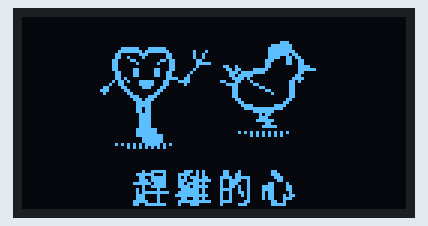
This sketch was run on a simulated ESP32. Shown: 128×64 one-colour display. Random numbers use the default seed unless the sketch sets one.

Above: at 0.2 s.
At 5.18 s:
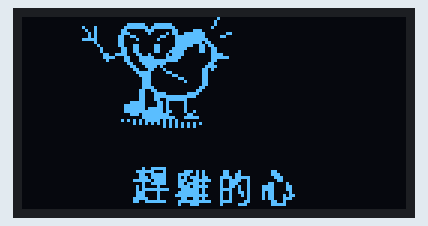
At 10.0 s:
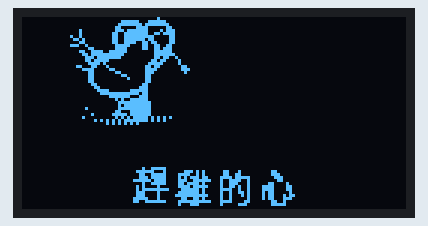
At 19.95 s:
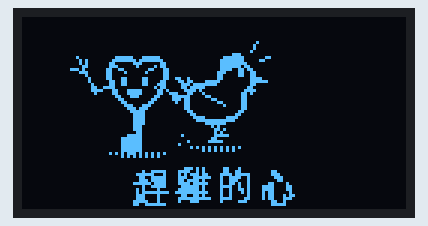
At 29.89 s:
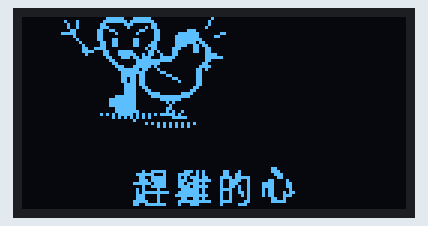
At 39.83 s:
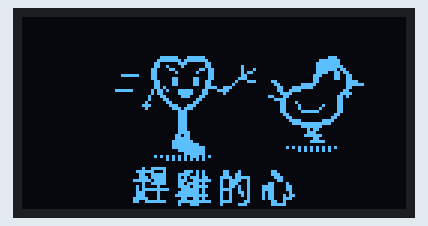

The sketch:

heart_chase_hen_v2.ino
```cpp
/*
 * 趕雞的心 v2 — 會跑步、會亂跑的追逐動畫
 * 硬體：ESP32 + 1.3 吋 OLED (SH1106, I2C)
 * 接線：VCC→3V3、GND→GND、SCL→D22、SDA→D21
 *
 * 這一版角色是用程式「即時畫出來」的，所以可以：
 *  - 兩隻腳交替跑步（跑越快、腳步越快）
 *  - 雞的翅膀拍動、心揮舞樹枝、另一隻手前後擺
 *  - 往左跑就轉身面向左邊
 *  - 在畫面裡亂跑：雞隨機逃竄，心在後面追；快追到時雞會急轉彎爆衝
 *  - 有前後遠近：誰比較靠下面（靠近你）就擋住另一個
 *  - 地上有影子、跑快時會揚起灰塵、心後面有速度線
 * 下方「趕雞的心」四個字像波浪一樣跳動
 *
 * 若畫面右側有雜點，把下面的 SH1106 改成 SSD1306
 */

#include <U8g2lib.h>
#include <Wire.h>
#include <math.h>

U8G2_SH1106_128X64_NONAME_F_HW_I2C u8g2(U8G2_R0, U8X8_PIN_NONE);

extern const int TITLE_W, TITLE_H;
extern const unsigned char TITLE_bits[];

// ===== 活動範圍（腳踩的位置）=====
const float MIN_X = 24, MAX_X = 104;
const float MIN_Y = 31, MAX_Y = 48;     // 越下面 = 越靠近觀眾
const int   TITLE_Y = 50;
const int   CHAR_W = 14;

// ===== 型別定義（Arduino 規定要放在所有函式前面）=====
typedef bool (*InsideFn)(int dx, int dy);
int g_face = 1;    // 給判斷函式用的面向

// ===== 角色狀態 =====
struct Runner {
  float x, y;        // 腳底中心位置
  float vx, vy;      // 速度
  float phase;       // 跑步週期（控制腳和手）
  int   face;        // 面向：1 = 右，-1 = 左
};

Runner heart = { 40, 42, 0, 0, 0, 1 };
Runner hen   = { 80, 38, 0, 0, 0, 1 };

float henTargetX = 90, henTargetY = 36;
unsigned long nextTarget = 0;
unsigned long panicUntil = 0;     // 雞爆衝逃跑的時間
unsigned long frame = 0;

// ===== 基本繪圖工具（自己做邊界檢查，跑到邊邊也不會亂畫）=====
void px(int x, int y) {
  if (x >= 0 && x < 128 && y >= 0 && y < 64) u8g2.drawPixel(x, y);
}

void line(int x0, int y0, int x1, int y1) {          // Bresenham 畫線
  int dx = abs(x1 - x0), sx = x0 < x1 ? 1 : -1;
  int dy = -abs(y1 - y0), sy = y0 < y1 ? 1 : -1;
  int err = dx + dy;
  while (true) {
    px(x0, y0);
    if (x0 == x1 && y0 == y1) break;
    int e2 = 2 * err;
    if (e2 >= dy) { err += dy; x0 += sx; }
    if (e2 <= dx) { err += dx; y0 += sy; }
  }
}

void thick(int x0, int y0, int x1, int y1) {          // 2px 粗線
  line(x0, y0, x1, y1);
  line(x0 + 1, y0, x1 + 1, y1);
}

void blit(const unsigned char* bits, int w, int h, int x, int y, int c0, int c1) {
  int bpr = (w + 7) / 8;
  for (int j = 0; j < h; j++)
    for (int i = c0; i < c1; i++)
      if (pgm_read_byte(&bits[j * bpr + i / 8]) & (1 << (i % 8))) px(x + i, y + j);
}

// 地上的影子（點狀橢圓）
void shadow(int cx, int cy, int rx) {
  for (int i = -rx; i <= rx; i += 2) px(cx + i, cy + 1);
  for (int i = -rx + 3; i <= rx - 3; i += 2) px(cx + i + 1, cy + 2);
}

// ===== 形狀填色工具 =====
// 給一個「這個點在不在形狀裡」的判斷函式，自動畫出：
// 邊緣 = 白色外框、裡面 = 黑色（會把後面的東西擋住，產生前後遠近感）

void drawShape(int cx, int cy, int rx, int ryTop, int ryBot, InsideFn inside, int t) {
  for (int dy = -ryTop; dy <= ryBot; dy++) {
    for (int dx = -rx; dx <= rx; dx++) {
      if (!inside(dx, dy)) continue;
      bool edge = !inside(dx - t, dy) || !inside(dx + t, dy) ||
                  !inside(dx, dy - t) || !inside(dx, dy + t) ||
                  !inside(dx - 1, dy - 1) || !inside(dx + 1, dy - 1) ||
                  !inside(dx - 1, dy + 1) || !inside(dx + 1, dy + 1);
      u8g2.setDrawColor(edge ? 1 : 0);
      px(cx + dx, cy + dy);
    }
  }
  u8g2.setDrawColor(1);
}

// ===== 畫心 =====
const float HS = 9.0f;   // 心的大小
bool heartInside(int dx, int dy) {
  // 經典心形方程式 (x²+y²-1)³ - x²y³ ≤ 0
  float x = dx / HS, y = -dy / HS + 0.05f;
  float a = x * x + y * y - 1;
  return a * a * a - x * x * y * y * y <= 0;
}

void drawHeart(const Runner& h) {
  int d = h.face;
  float s = sinf(h.phase), c = cosf(h.phase);
  int bob = (int)(fabsf(s) * 2);              // 跑步時身體上下彈
  int fx = (int)h.x, fy = (int)h.y;           // 腳底
  int cx = fx, cy = fy - 21 - bob;            // 心的中心

  shadow(fx, fy, 9);

  // --- 腳：兩腳相位相反，前後擺動，往前踏時抬起 ---
  for (int k = 0; k < 2; k++) {
    float ph = h.phase + k * PI;
    int hipX = cx - 2 + k * 3;
    int hipY = cy + 6;
    int footX = fx - 1 + k * 2 + (int)(sinf(ph) * 6) * d;
    int lift = cosf(ph) > 0 ? (int)(cosf(ph) * 3) : 0;
    int footY = fy - 2 - lift;
    thick(hipX, hipY, footX, footY);
    u8g2.drawFilledEllipse(footX + d * 2, footY + 1, 3, 2);   // 實心鞋子
  }

  // --- 心本體（會蓋住腳的上半段）---
  drawShape(cx, cy, 11, 12, 10, heartInside, 2);

  // --- 臉：往面向的方向偏一點 ---
  int ex = cx + d * 1;
  u8g2.drawBox(ex - 4, cy - 3, 2, 3);         // 眼睛
  u8g2.drawBox(ex + 3, cy - 3, 2, 3);
  line(ex - 6, cy - 7, ex - 3, cy - 5);       // 生氣眉毛，往中間壓
  line(ex + 7, cy - 7, ex + 4, cy - 5);
  u8g2.drawDisc(ex, cy + 1, 2, U8G2_DRAW_LOWER_LEFT | U8G2_DRAW_LOWER_RIGHT);  // 張嘴大笑
  px(ex - 7, cy); px(ex - 6, cy + 1);         // 腮紅
  px(ex + 7, cy); px(ex + 8, cy - 1);

  // --- 後手：握拳前後擺 ---
  int bx = cx - d * 10, by = cy + 1;
  int fistX = bx - d * 3 + (int)(s * 3) * d, fistY = by + 4 - (int)(c * 2);
  line(bx, by, fistX, fistY);
  u8g2.drawDisc(fistX, fistY, 1);

  // --- 前手：拿樹枝往前揮 ---
  int ax = cx + d * 10, ay = cy;
  int handX = ax + d * 4, handY = ay + 1;
  line(ax, ay, handX, handY);
  u8g2.drawDisc(handX, handY, 1);
  float ang = -1.0f + sinf(h.phase * 0.5f) * 0.45f;  // 樹枝揮舞角度
  float ca = cosf(ang), sa = sinf(ang);
  int tipX = handX + (int)(ca * 13) * d, tipY = handY + (int)(sa * 13);
  line(handX, handY, tipX, tipY);
  int mX = handX + (int)(ca * 8) * d, mY = handY + (int)(sa * 8);
  line(mX, mY, mX + (int)(cosf(ang - 0.8f) * 5) * d, mY + (int)(sinf(ang - 0.8f) * 5));
  line(mX, mY, mX + (int)(cosf(ang + 0.8f) * 5) * d, mY + (int)(sinf(ang + 0.8f) * 5));

  // --- 速度線（跑快時出現在背後）---
  float sp = sqrtf(h.vx * h.vx + h.vy * h.vy);
  if (sp > 0.9f && (frame / 2) % 2 == 0) {
    int lx = cx - d * 15;
    line(lx, cy - 4, lx - d * 5, cy - 4);
    line(lx - d * 2, cy + 1, lx - d * 7, cy + 1);
  }
}

// ===== 畫雞 =====
bool henInside(int dx, int dy) {
  // 身體（橢圓）+ 頭（圓）合在一起
  float ex = dx / 10.5f, ey = dy / 7.5f;
  if (ex * ex + ey * ey <= 1) return true;
  int hx = dx - g_face * 7, hy = dy + 8;
  return hx * hx + hy * hy <= 40;
}

void drawHen(const Runner& h, bool panic) {
  int d = h.face;
  float s = sinf(h.phase);
  int bob = (int)(fabsf(s) * 2);
  int fx = (int)h.x, fy = (int)h.y;
  int bx = fx, by = fy - 13 - bob;            // 身體中心
  int hx = bx + d * 7, hy = by - 8;           // 頭中心

  shadow(fx, fy, 8);

  // --- 腳：細腿 + 腳趾，跑很快 ---
  for (int k = 0; k < 2; k++) {
    float ph = h.phase + k * PI;
    int hipX = bx - 2 + k * 4;
    int hipY = by + 6;
    int footX = fx - 1 + k * 2 + (int)(sinf(ph) * 4) * d;
    int lift = cosf(ph) > 0 ? (int)(cosf(ph) * 3) : 0;
    int footY = fy - 1 - lift;
    line(hipX, hipY, footX, footY);
    line(footX, footY, footX + d * 3, footY);       // 前趾
    line(footX, footY, footX + d * 2, footY - 2);
    px(footX - d, footY);                           // 後趾
  }

  // --- 尾巴羽毛（畫在身體後面）---
  int tx = bx - d * 9, ty = by - 3;
  thick(tx, ty, tx - d * 4, ty - 5);
  line(tx, ty + 2, tx - d * 5, ty);

  // --- 身體 + 頭 ---
  g_face = d;
  drawShape(bx, by, 14, 15, 8, henInside, 2);

  // --- 雞冠（實心，在頭頂偏後）---
  u8g2.drawDisc(hx - d * 3, hy - 5, 2);
  u8g2.drawDisc(hx, hy - 6, 2);
  u8g2.drawDisc(hx - d * 5, hy - 2, 1);
  // --- 嘴、肉垂、眼睛 ---
  u8g2.drawTriangle(hx + d * 6, hy - 1, hx + d * 10, hy + 1, hx + d * 6, hy + 2);
  px(hx + d * 5, hy + 4); px(hx + d * 6, hy + 4); px(hx + d * 5, hy + 5);
  u8g2.drawBox(hx + (d > 0 ? 1 : -2), hy - 3, 2, 3);

  // --- 翅膀：一上一下拍 ---
  bool up = ((int)(h.phase * 1.2f)) % 2 == 0;
  if (up) {   // 翅膀往上拍，翅尖翹出背部
    line(bx + d * 3, by + 1, bx - d * 3, by - 2);
    line(bx - d * 3, by - 2, bx - d * 9, by - 8);
    line(bx - d * 9, by - 8, bx - d * 8, by - 3);
  } else {    // 翅膀收在身上：像原圖的小弧線
    line(bx - d * 5, by - 1, bx - d * 3, by + 2);
    line(bx - d * 3, by + 2, bx + d * 2, by + 2);
    line(bx + d * 2, by + 2, bx + d * 4, by);
  }

  // --- 慌張的驚嚇線 ---
  if (panic && (frame / 3) % 2 == 0) {
    line(hx + d * 5, hy - 9, hx + d * 7, hy - 12);
    line(hx + d * 8, hy - 6, hx + d * 11, hy - 7);
  }

  // --- 跑快時腳後揚起的灰塵 ---
  float sp = sqrtf(h.vx * h.vx + h.vy * h.vy);
  if (sp > 1.2f) {
    int dx = fx - d * (9 + (int)(frame % 4));
    px(dx, fy - 1); px(dx - d * 2, fy - 3); px(dx - d * 3, fy);
  }
}

// ===== 移動邏輯 =====
float clampf(float v, float lo, float hi) { return v < lo ? lo : (v > hi ? hi : v); }

void steer(Runner& r, float tx, float ty, float maxSpeed, float turn) {
  float dx = tx - r.x, dy = (ty - r.y) * 1.6f;
  float dist = sqrtf(dx * dx + dy * dy);
  float wantX = 0, wantY = 0;
  if (dist > 0.5f) { wantX = dx / dist * maxSpeed; wantY = dy / dist * maxSpeed * 0.6f; }
  r.vx += (wantX - r.vx) * turn;              // 慢慢轉向，看起來比較自然
  r.vy += (wantY - r.vy) * turn;
}

void moveRunner(Runner& r) {
  r.x += r.vx; r.y += r.vy;
  if (r.x < MIN_X) { r.x = MIN_X; r.vx = fabsf(r.vx); }
  if (r.x > MAX_X) { r.x = MAX_X; r.vx = -fabsf(r.vx); }
  if (r.y < MIN_Y) { r.y = MIN_Y; r.vy = fabsf(r.vy); }
  if (r.y > MAX_Y) { r.y = MAX_Y; r.vy = -fabsf(r.vy); }
  float sp = sqrtf(r.vx * r.vx + r.vy * r.vy);
  r.phase += sp * 0.45f + 0.02f;              // 跑越快，腳步越快
  if (r.vx > 0.15f) r.face = 1;               // 依照移動方向轉身
  if (r.vx < -0.15f) r.face = -1;
}

void pickHenTarget(bool awayFromHeart) {
  if (awayFromHeart) {
    // 往心的反方向逃，並加一點隨機角度
    float ax = hen.x - heart.x, ay = hen.y - heart.y;
    float ang = atan2f(ay, ax) + random(-70, 71) / 100.0f;
    henTargetX = clampf(hen.x + cosf(ang) * 60, MIN_X, MAX_X);
    henTargetY = clampf(hen.y + sinf(ang) * 20, MIN_Y, MAX_Y);
    // 被逼到牆邊時，改往另一側衝
    if (fabsf(henTargetX - hen.x) < 15) henTargetX = hen.x < 64 ? MAX_X : MIN_X;
  } else {
    henTargetX = random((long)MIN_X, (long)MAX_X + 1);
    henTargetY = random((long)MIN_Y, (long)MAX_Y + 1);
  }
}

void updateAI(unsigned long now) {
  float dx = hen.x - heart.x, dy = hen.y - heart.y;
  float dist = sqrtf(dx * dx + dy * dy * 2.5f);

  // 心快追到 → 雞急轉彎爆衝
  if (dist < 20 && now > panicUntil) {
    panicUntil = now + 900;
    pickHenTarget(true);
    nextTarget = now + 900;
  }
  // 平常隨機亂跑，每隔一段時間換目標
  if (now > nextTarget) {
    pickHenTarget(dist < 40);
    nextTarget = now + random(700, 1800);
  }

  bool panic = now < panicUntil;
  steer(hen, henTargetX, henTargetY, panic ? 2.0f : 1.1f, panic ? 0.35f : 0.12f);
  // 心一直追著雞跑，速度介於雞的散步和爆衝之間
  float side = hen.x > heart.x ? 1 : -1;      // 追到雞的後方
  steer(heart, hen.x - side * 18, hen.y, 1.35f, 0.08f);

  moveRunner(hen);
  moveRunner(heart);
}

// ===== 文字 =====
void drawTitle() {
  int x0 = (128 - TITLE_W) / 2;
  for (int c = 0; c < TITLE_W / CHAR_W; c++) {
    float s = sinf(frame * 0.15f - c * 0.9f);
    blit(TITLE_bits, TITLE_W, TITLE_H, x0, TITLE_Y + (s > 0.6f ? -1 : 0), c * CHAR_W, (c + 1) * CHAR_W);
  }
}

void setup() {
  u8g2.setBusClock(400000);
  u8g2.begin();
  randomSeed(esp_random());
}

void loop() {
  unsigned long now = millis();
  updateAI(now);

  u8g2.clearBuffer();
  // 遠的先畫、近的後畫 → 近的會擋住遠的
  bool panic = now < panicUntil;
  if (heart.y < hen.y) { drawHeart(heart); drawHen(hen, panic); }
  else                 { drawHen(hen, panic); drawHeart(heart); }
  drawTitle();
  u8g2.sendBuffer();

  frame++;
  delay(12);
}

// =====================================================================
//  「趕雞的心」文字點陣圖（請勿手動修改）
// =====================================================================
const int TITLE_W = 56, TITLE_H = 14;
const unsigned char TITLE_bits[] PROGMEM = {
  0x00,0x00,0x00,0x00,0x00,0x00,0x00,0x90,0x0f,0x5c,0x81,0x11,0x80,0x01,0xfc,0x08,0x4f,0x81,
  0x19,0x80,0x03,0x98,0x0f,0x75,0xc3,0xfb,0x00,0x07,0xb8,0x0f,0xe7,0x47,0x9e,0x00,0x06,0x7e,
  0x0f,0x7b,0x41,0x8e,0xc0,0x10,0x90,0x0f,0xef,0x43,0x96,0xf0,0x30,0x14,0x02,0x7e,0xc1,0x93,
  0xf0,0x30,0xf4,0x1f,0x7f,0x41,0xb2,0xd0,0x20,0x1c,0x82,0xff,0x43,0xa2,0xd0,0x68,0x1c,0x02,
  0x66,0x41,0x82,0xd0,0x38,0x3e,0x02,0xff,0xc7,0xc3,0x80,0x09,0xe6,0x0f,0x71,0x40,0x70,0x80,
  0x0f,0x00,0x00,0x00,0x00,0x00,0x00,0x00
};
```
